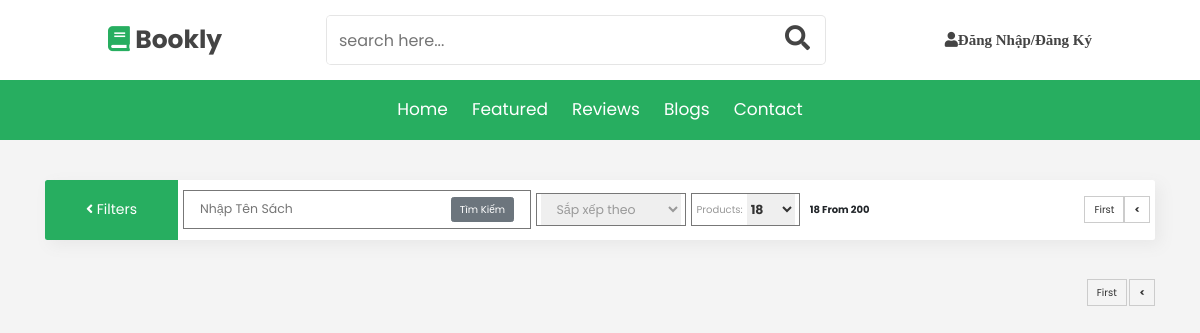
/book.php?per_page=12&page=4, run on an earlier commit of the app's database.
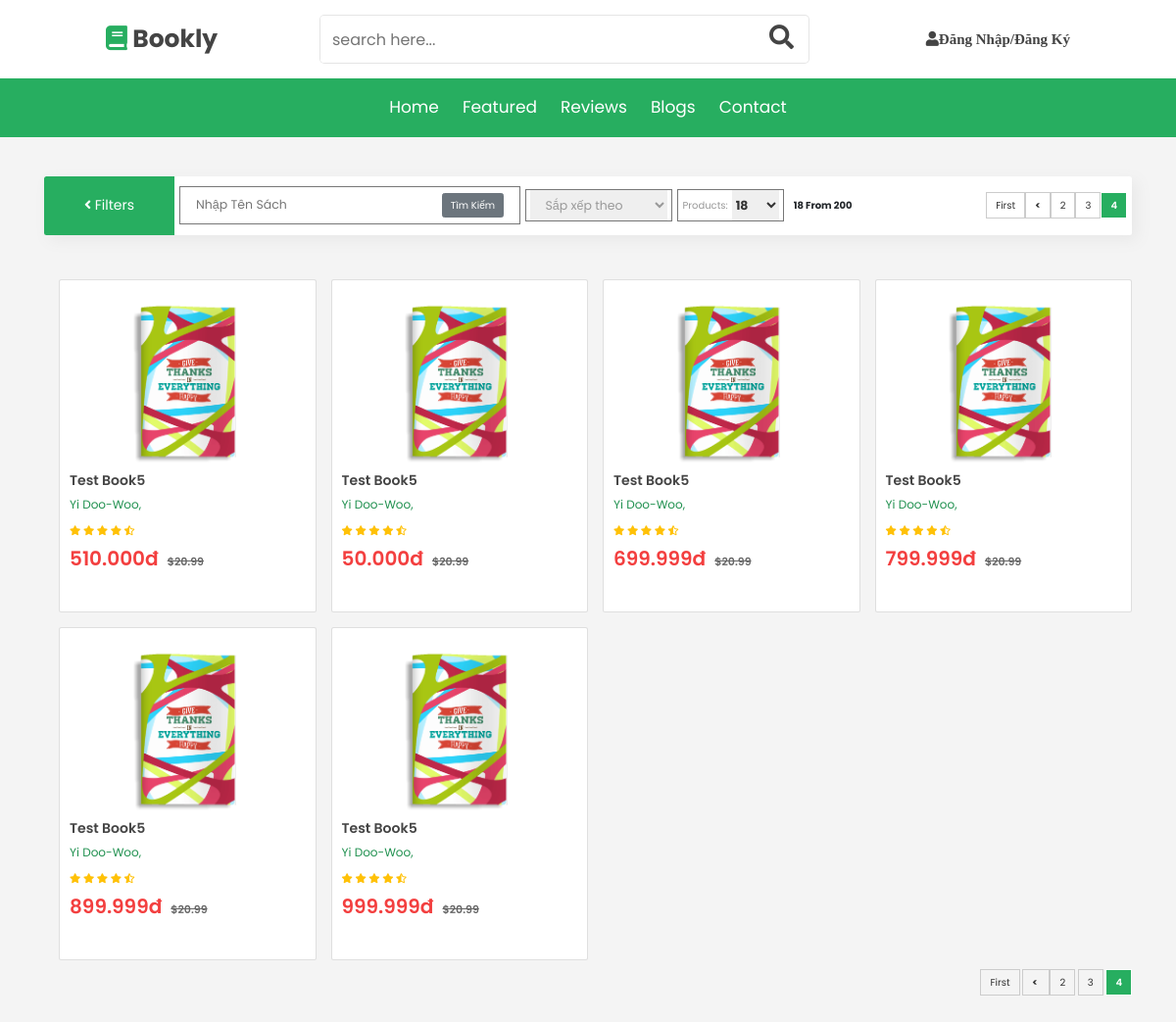
And on a later commit of the database.
### tables this page shows
CREATE TABLE `books` (
  `id` int(11) NOT NULL,
  `tittle` varchar(255) NOT NULL,
  `image` varchar(255) NOT NULL,
  `price` float NOT NULL,
  `discount` float DEFAULT NULL,
  `quantity` int(11) NOT NULL,
  `content` longtext NOT NULL,
  `publication_date` int(11) DEFAULT NULL,
  `created_date` int(11) NOT NULL,
  `last_updated` int(11) NOT NULL
);

CREATE TABLE `authors` (
  `id` int(11) NOT NULL,
  `first_name` varchar(50) NOT NULL,
  `last_name` varchar(50) NOT NULL
);

### book.php (the view, shortened to what this page needs)
<?php
    include 'header.php' ;
        $param = "";
        $orderConditon = "";
        $search = isset($_GET['tittle']) ? $_GET['tittle'] : "";
        $item_per_page = (!empty($_GET['per_page'])) ? $_GET['per_page'] : 12;
        $current_page = (!empty($_GET['page'])) ? $_GET['page'] : 1;
        $offset = ($current_page - 1) * $item_per_page;
        if ($search) {
            $books = mysqli_query($con, "SELECT * FROM `books` WHERE `tittle` LIKE '%" . $search . "%' ".$orderConditon."  LIMIT " . $item_per_page . " OFFSET " . $offset);
            $totalRecords = mysqli_query($con, "SELECT * FROM `books` WHERE `tittle` LIKE '%" . $search . "%'");
        } else {
        $books = mysqli_query($con, "SELECT * FROM `books` ".$orderConditon."  LIMIT " . $item_per_page . " OFFSET " . $offset . " ");
        $totalRecords = mysqli_query($con, "SELECT * FROM `books`");
        }
        $totalRecords = $totalRecords->num_rows;
        $totalPages = ceil($totalRecords / $item_per_page);
?>
        <link rel="stylesheet" href="./assets/css/book.css">
        <link rel="stylesheet" href="./assets/js/book.js">
        <div class="container">
            <div class="bg-white rounded d-flex align-items-center justify-content-between" id="header"> <button class="btn btn-hide text-uppercase" type="button" data-toggle="collapse" data-target="#filterbar" aria-expanded="false" aria-controls="filterbar" id="filter-btn" onclick="changeBtnTxt()"> <span class="fas fa-angle-left" id="filter-angle"></span> <span id="btn-txt">Filters</span> </button>
                <nav class="navbar navbar-expand-lg navbar-light pl-lg-0 pl-auto">
                    <div class="collapse navbar-collapse" id="mynav">
                        <ul class="navbar-nav d-lg-flex align-items-lg-center">
                            <li class="nav-item active" style="border:1px solid #777;margin-left:0.5rem">
                                <form id="book-search" method="GET">
                                    <input type="text" value="<?=isset($_GET['tittle']) ? $_GET['tittle'] : ""?>" name="tittle" placeholder="Nhập tên sách" />
                                    <input type="submit" value="Tìm kiếm" class="btn btn-secondary"/>
                                </form>
                            </li>
                            <li class="nav-item active" style="border:1px solid #777;margin-left:0.5rem">
                                <select name="sort" id="sort" onchange="this.options[this.selectedIndex].value && (window.location = this.options[this.selectedIndex].value);">
                                    <option value="" hidden selected>Sắp xếp theo</option>
                                </select>
                            </li>
                            <li class="nav-item d-inline-flex align-items-center justify-content-between mb-lg-0 mb-3">
                                <div class="d-inline-flex align-items-center mx-lg-2" id="select2">
                                    <div class="pl-2">Products:</div> <select name="pro" id="pro">
                                        <option value="18">18</option>
                                    </select>
                                </div>
                                <div class="font-weight-bold mx-2 result">18 from 200</div>
                            </li>
                        </ul>
                    </div>
                </nav>
                <div class="ml-auto mt-3 mr-2">
                    <nav aria-label="Page navigation example">
                        <ul class="pagination">
                            <?php
                            if($current_page > 3){
                            	$first_page = 1;?>
                            	<a class="page-item" href="?<?=$param?>per_page=<?=$item_per_page?>&page=<?=$first_page?>">First</a>
                            <?php }
                            if($current_page > 1){
                            	$prev_page = $current_page - 1;?>
                            	<a class="page-item"  aria-label="Previous" href="?<?=$param?>per_page=<?=$item_per_page?>&page=<?=$prev_page?>" ><span aria-hidden="true" class="font-weight-bold">&lt;</span> <span class="sr-only">Previous</span></a>
                            <?php }
                            for($num = 1; $num <= $totalPages; $num++){?>
                            	<?php if($num != $current_page){ ?>
                            		<?php if($num >  $current_page - 3 && $num < $current_page + 3){?>
                            			<a class="page-item" href="?<?=$param?>per_page=<?=$item_per_page?>&page=<?=$num?>"><?=$num?></a>
                            		<?php } ?>
                            	<?php }else{ ?>
                            		<strong class="current-page page-item"><?=$num?></strong>
                            	<?php } ?>
                            <?php }
                            	$next_page = $current_page + 1;?>
                        </ul>
                    </nav>
                </div>
            </div>
            <div id="content" class="my-5">
                <div id="products">
                    <div class="row mx-0">
                <?php
                  while ($row = mysqli_fetch_array($books)) {
                        $row_id = $row['id'];
                ?>
                        <div class="col-lg-3 col-md-6 pt-md-4 pt-3">
                            <div class="card d-flex flex-column">
                                <a href="book_detail.php" class="card-img" > <img src="<?= $row['image'] ?>" alt=""> </a>
                                <a href="book_detail.php" class="product-name" style="font-size:1.4rem;"><?= $row['tittle'] ?></a>
                                <div class="card-info" style="margin-top: 0.5rem;">
                                    <div class="text-muted mt-auto">
                                        <?php
                                        $author = mysqli_query($con, "SELECT authors.first_name,authors.last_name
                                                                    FROM `books_authors`  INNER JOIN `authors` ON books_authors.author_id = authors.id
                                                                                        INNER JOIN `books` ON books_authors.book_id = books.id
                                                                    WHERE `books_authors`.`book_id` = $row_id
                                                                                  ");
                                        while ($row2 = mysqli_fetch_array($author)){ ?>
                                            <a href="" style="font-size: 1.2rem;color:#219150;"><?= $row2['first_name']." ".$row2['last_name'].","?></a>
                                        <?php } ?>
                                    </div>
                                    <div class="stars" style="margin-top: 1rem;">
                                        <i class="fas fa-star"></i>
                                        <i class="fas fa-star"></i>
                                        <i class="fas fa-star"></i>
                                        <i class="fas fa-star"></i>
                                        <i class="fas fa-star-half-alt"></i>
                                    </div>
                                    <div class="d-flex price">
                                        <p class="price" style="margin-top: 0.6rem; font-weight: 600; font-size: 20px;color: #f33f3f;"><?= number_format($row['price'], 0, ",", ".") ?>đ<span>$20.99</span></p>
                                    </div>
                                </div>
                            </div>
                        </div>
                <?php } ?>
                    </div>
                </div>
                <?php
                    include './pagination.php';
                ?>
            </div>
        </div>
    </body>
 </html>

### header.php (shortened to what this page needs)
<!DOCTYPE html>
<html lang="en">
<head>
    <link rel="stylesheet" href="https://unpkg.com/swiper@7/swiper-bundle.min.css" />
    <link rel="stylesheet" href="https://cdnjs.cloudflare.com/ajax/libs/font-awesome/5.15.4/css/all.min.css">
    <link rel="stylesheet" href="./assets/css/main.css">
    <link href="vendor/bootstrap/css/bootstrap.min.css" rel="stylesheet">
</head>
<body>
    <header class="header">
        <div class="header-1">
            <a href="index.php" class="logo"> <i class="fas fa-book"></i> bookly </a>
            <form action="" class="search-form">
                <input type="search" name="" placeholder="search here..." id="search-box">
                <label for="search-box" class="fas fa-search"></label>
            </form>
            <div class="icons">
        <?php
        if (empty($_SESSION['current_user'])) {
          ?>
                <a href="login.php" id="login-btn" class="fas fa-user" style="font-size: 15px;">Đăng nhập/Đăng ký</a>
        <?php } ?>
            </div>
        </div>
        <div class="header-2">
            <nav class="navbar">
                <a href="index.php">home</a>
                <a href="book.php">featured</a>
                <a href="reviews.php">reviews</a>
                <a href="blogs.php">blogs</a>
                <a href="contact.php">contact</a>
            </nav>
        </div>
    </header>

### pagination.php (shortened to what this page needs)
<div id="bottom-pagination">
<?php
if($current_page > 3){
	$first_page = 1;?>
	<a class="page-item" href="?<?=$param?>per_page=<?=$item_per_page?>&page=<?=$first_page?>">First</a>
<?php }
if($current_page > 1){
	$prev_page = $current_page - 1;?>
	<a class="page-item" href="?<?=$param?>per_page=<?=$item_per_page?>&page=<?=$prev_page?>"><span aria-hidden="true" class="font-weight-bold">&lt;</span> <span class="sr-only">Previous</span></a>
<?php }
for($num = 1; $num <= $totalPages; $num++){?>
	<?php if($num != $current_page){ ?>
		<?php if($num >  $current_page - 3 && $num < $current_page + 3){?>
			<a class="page-item" href="?<?=$param?>per_page=<?=$item_per_page?>&page=<?=$num?>"><?=$num?></a>
		<?php } ?>
	<?php }else{ ?>
		<strong class="current-page page-item"><?=$num?></strong>
	<?php } ?>
<?php }
	$next_page = $current_page + 1;?>
</div>

### assets/css/main.css (style rules this page uses)
:root { --green:#27ae60; --dark-color:#219150; --black:#444; --light-color:#666; --border:.1rem solid rgba(0,0,0,.1); --border-hover:.1rem solid var(--black); --box-shadow:0 .5rem 1rem rgba(0,0,0,.1); }
* { font-family: 'Poppins', sans-serif; margin:0; padding:0; box-sizing: border-box; outline: none; border:none; text-decoration: none; text-transform: capitalize; transition:all .2s linear; transition:width none; }
html { font-size: 62.5%; overflow-x: hidden; scroll-padding-top: 5rem; scroll-behavior: smooth; }
.header .header-1 { background:#fff; padding:1.5rem 9%; display: flex; align-items: center; justify-content: space-between; }
.header .header-1 .logo { font-size: 2.5rem; font-weight: bolder; color:var(--black); }
.header .header-1 .logo i { color:var(--green); }
.header .header-1 .search-form { width:50rem; height:5rem; border:var(--border); overflow: hidden; background:#fff; display:flex; align-items: center; border-radius: .5rem; }
.header .header-1 .search-form input { font-size: 1.6rem; padding:0 1.2rem; height:100%; width:100%; text-transform: none; color:var(--black); }
.header .header-1 .search-form label { font-size: 2.5rem; padding-right: 1.5rem; color:var(--black); cursor: pointer; }
.header .header-1 .icons div, .header .header-1 .icons a { font-size: 2.5rem; margin-left: 1.5rem; color:var(--black); cursor: pointer; }
.header .header-2 { background:var(--green); }
.header .header-2 .navbar { text-align: center; justify-content: center; }
.header .header-2 .navbar a { color:#fff; display: inline-block; padding:1.2rem; font-size: 1.7rem; }

### assets/css/book.css (style rules this page uses)
:root { --green:#27ae60; --dark-color:#219150; --black:#444; --light-color:#666; --border:.1rem solid rgba(0,0,0,.1); --border-hover:.1rem solid var(--black); --box-shadow:0 .5rem 1rem rgba(0,0,0,.1); }
* { padding: 0; margin: 0; box-sizing: border-box; font-family: 'Poppins', sans-serif }
body { background-color: #f4f4f4 }
.container { margin: 40px auto }
#header { width: 100%; height: 60px; box-shadow: 5px 5px 15px #e8e8e8 }
.col-lg-4, .col-md-6 { padding-right: 0 }
button.btn.btn-hide { height: inherit; background-color: var(--green); color: #fff; font-size: 1.4rem; padding-left: 40px; padding-right: 40px; border-top-right-radius: 0px; border-bottom-right-radius: 0px }
#bottom-pagination { text-align: right; margin-top: 15px; }
.page-item { border: 1px solid #ccc; padding: 5px 9px; color: #333; }
.current-page { background-color: var(--green); border: 1px solid var(--white); color: var(--white); font-weight: 600; }
select { outline: none; padding: 6px 12px; margin: 0px 4px; color: #999; font-size: 1.25rem; width: 140px }
#select2 { border: 1px solid #777; color: #999 }
#pro { border: none; color: #333; font-weight: 700; padding-left: 0px; width: initial }
label { cursor: pointer }
.price span { font-size: 1.1rem; color:var(--light-color); text-decoration: line-through; margin-left: 0.9rem; }
.card { padding: 10px; cursor: pointer; transition: .3s all ease-in-out; height: 340px }
.card .product-name { font-weight: 600; color:var(--black); margin-top: 0.4rem; }
.card .text-muted { font-size: 1.12rem }
a.card-img img { padding-top: 10px; width: inherit; height: 180px; object-fit: contain; display: block }
.stars i { color:var(--yellow); }
#book-search { padding: 6px 12px; margin: 0px 4px; font-size: 1.25rem; }

What changed in the data, as far as the page shows it:
added books: image (picture), tittle "Test Book5", price "510.000"
now on this page (row unchanged): authors: first_name "Yi", last_name "Doo-Woo"
added books: image (picture), tittle "Test Book5", price "50.000"
added books: image (picture), tittle "Test Book5", price "699.999"
added books: image (picture), tittle "Test Book5", price "799.999"
added books: image (picture), tittle "Test Book5", price "899.999"
added books: image (picture), tittle "Test Book5", price "999.999"
Also different on the page:
new list line: "2"
new list line: "3"
new list line: "4"
